Frame 1 (no input): blank canvas, image omitted
Frame 60 (the mouse pressed at the canvas centre just before this capture): blank canvas, image omitted
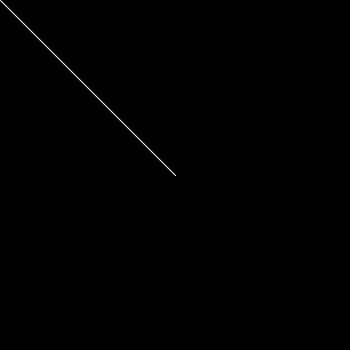
Frame 120 (the mouse held since frame 60 and released just before this capture)

The Processing sketch whose frames 1 and 60 were blank and that drew this single picture after the mouse press (run headless with seeded random() and noise(); from frame 60 on, the mouse is pressed at the canvas centre):

// Processing sketch: processing_94688
// ── processing_94688.pde

void setup() {
   size(350, 350);
   background(0);
}

void draw() {
   stroke(255);
   if(mousePressed) {
      line(mouseX, mouseY, pmouseX, pmouseY);}
   
   if(keyPressed) { 
      background (0);}
   
}
